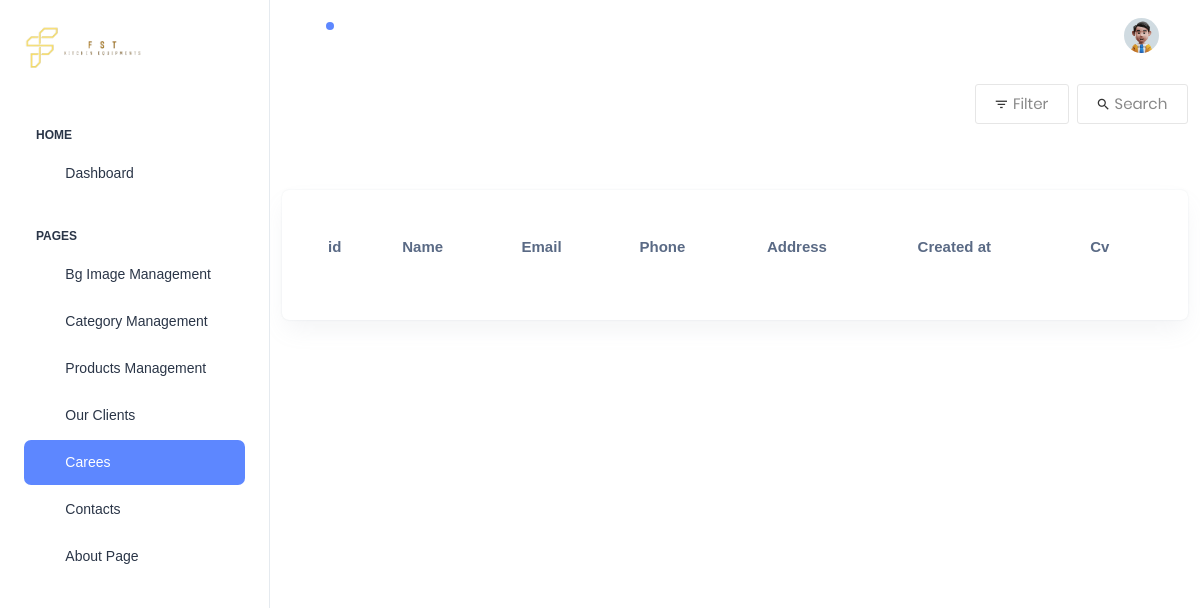
Page /dashboard/careers/ on the earlier database version.
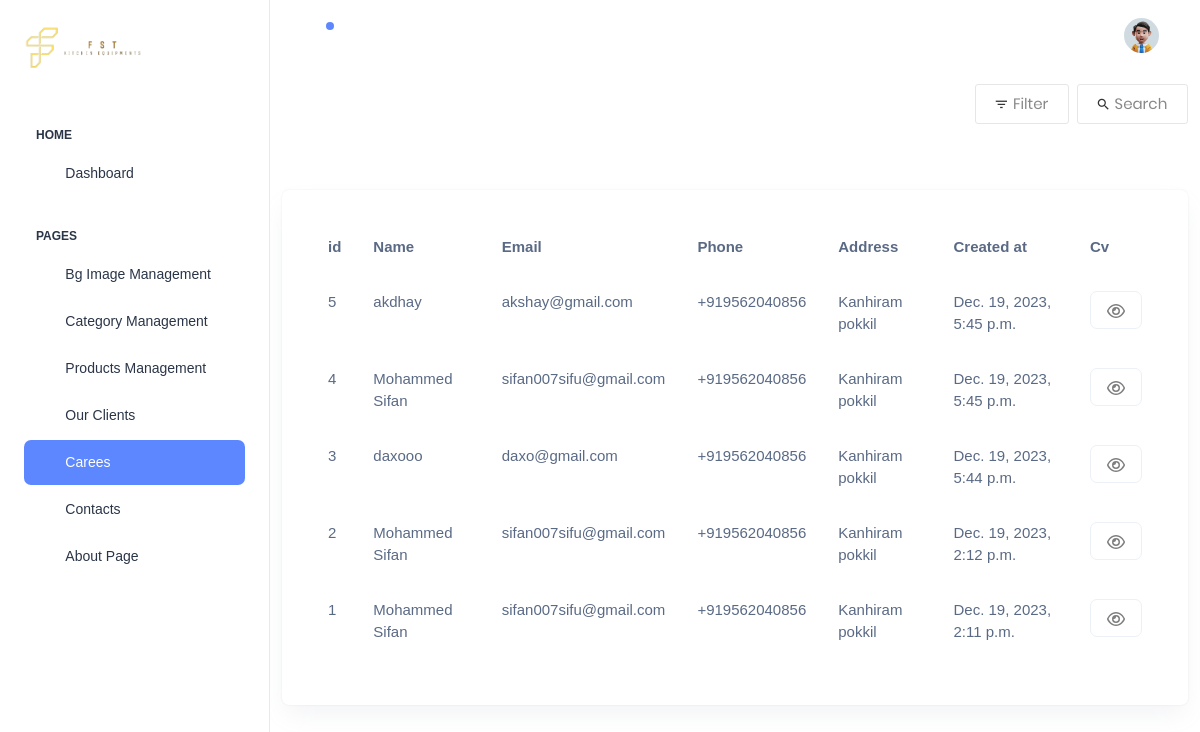
Same page on the later database version.
### dashboard/models.py (models this page shows)
class Careers(models.Model):
    name = models.CharField(max_length=250)
    email = models.EmailField()
    mobile_number = models.CharField(max_length=20, verbose_name="Mobile Number")
    cv = models.FileField(upload_to='cv/')
    address = models.TextField()
    created_at = models.DateTimeField(auto_now_add=True)

### dashboard/views.py (the view, shortened to what this page needs)
# urls.py: path('careers/',Careers_Dashboard.as_view(), name='Careers_Dashboard'),
class Careers_Dashboard(CustomAuthenticationForm, ListView):
    template_name = 'dashboard/career/career.html'
    context_object_name = 'data_list'
    model = Careers
    ordering = ['-created_at']
    def get(self, request, *args, **kwargs):
        if request.GET.get('methods') == 'search':
            query = request.GET.get('query')
            queryset = Careers.objects.filter(Q(name__icontains = query) | Q(email__icontains=query) | Q(mobile_number__icontains=query) | Q(address__icontains=query))
            return render(request, 'dashboard/career/search_data.html', {'data_list': queryset})
        return super().get(request, *args, **kwargs)

### templates/dashboard/career/career.html (shortened to what this page needs)
{% extends "dashboard/base.html" %}
{% load static %}
{% block body %}
<div class="page-wrapper" style='background-color: white;' id="main-wrapper" data-layout="vertical" data-navbarbg="skin6" data-sidebartype="full"
    data-sidebar-position="fixed" data-header-position="fixed">
    {% include "dashboard/sidebar.html" %}
    <div class="body-wrapper">
        {% include "dashboard/navbar.html" %}
        <div class="container" style="padding-top: 70px;">
            <div class="flex-w flex-sb-m p-b-52">
                <div class="flex-w flex-c-m m-tb-10">
                    <div class="flex-c-m stext-106 cl6 size-104 bor4 pointer hov-btn3 trans-04 m-r-8 m-tb-4 js-show-filter">
                        <i class="icon-filter cl2 m-r-6 fs-15 trans-04 zmdi zmdi-filter-list"></i>
                         Filter
                    </div>
                    <div class="flex-c-m stext-106 cl6 size-105 bor4 pointer hov-btn3 trans-04 m-tb-4 js-show-search">
                        <i class="icon-search cl2 m-r-6 fs-15 trans-04 zmdi zmdi-search"></i>
                        Search
                    </div>
                </div>
            </div>
            <div>
                <div class="col-12">
                    <div class="card recent-sales overflow-auto">
                        <div class="card-body">
                            <table class="table table-borderless datatable refresh" id="search-results">
                                <thead>
                                    <tr>
                                        <th scope="col">id</th>
                                        <th scope="col">Name</th>
                                        <th scope="col">Email</th>
                                        <th scope="col">Phone</th>
                                        <th scope="col">Address</th>
                                        <th scope="col">Created at</th>
                                        <th scope="col">Cv</th>
                                    </tr>
                                </thead>
                                {% for category in data_list %}
                                <tr>
                                    <td> {{category.id}} </td>
                                    <td> {{category.name}} </td>
                                    <td> {{category.email}} </td>
                                    <td> {{category.mobile_number}} </td>
                                    <td> {{category.address}} </td>
                                    <td> {{category.created_at}} </td>
                                    <td>
                                        {% if category.cv %}
                                            <a href="{{ category.cv.url }}" class='btn hov-btn3 border' target="_blank">
                                            </a>
                                        {% else %}
                                            No CV available
                                        {% endif %}
                                    </td>
                                </tr>
                                {% endfor %}
                            </table>
                        </div>
                    </div>
                </div>
            </div>
        </div>
    </div>
    {% endblock %}

### templates/dashboard/base.html (shortened to what this page needs)
{% load static %}
<!doctype html>
<html lang="en">
<head>
  <link rel="stylesheet" href="{% static "css/styles.min.css" %}" />
  <link rel="stylesheet" type="text/css" href="{%static 'fonts/iconic/css/material-design-iconic-font.min.css' %}">
<link rel="stylesheet" type="text/css" href="{%static 'css/util.css' %}">
<link rel="stylesheet" type="text/css" href="{%static 'css/main.css' %}">
</head>
<body>
    {% block body %}{% endblock body %}
</body>
</html>

### templates/dashboard/sidebar.html (shortened to what this page needs)
{% load static %}
<aside class="left-sidebar">
    <div>
      <div class="brand-logo d-flex align-items-center justify-content-between" >
        <a href="{%url 'DashboardHome' %}" class="text-nowrap logo-img" >
          <img src="{% static "images/logos/dark-logo.png" %}" width="120" alt="" />
        </a>
      </div>
      <nav class="sidebar-nav scroll-sidebar" data-simplebar="">
        <ul id="sidebarnav">
          <li class="nav-small-cap">
            <span class="hide-menu">Home</span>
          </li>
          <li class="sidebar-item">
            <a class="sidebar-link" href="{%url 'DashboardHome'%}" aria-expanded="false">
              <span>
                <i class="ti ti-layout-dashboard"></i>
              </span>
              <span class="hide-menu">Dashboard</span>
            </a>
          </li>
          <li class="nav-small-cap">
            <span class="hide-menu">Pages</span>
          </li>
          <li class="sidebar-item">
            <a class="sidebar-link" href="{%url 'BackgroudImages'%}" aria-expanded="false">
              <span>
                <i class="ti ti-article"></i>
              </span>
              <span class="hide-menu">Bg Image Management</span>
            </a>
          </li>
          <li class="sidebar-item">
            <a class="sidebar-link" href="{%url 'Category'%}" aria-expanded="false">
              <span>
                <i class="ti ti-file-description"></i>
              </span>
              <span class="hide-menu">Category Management</span>
            </a>
          </li>
          <li class="sidebar-item">
            <a class="sidebar-link" href="{%url 'Product'%}" aria-expanded="false">
              <span>
                <i class="ti ti-cards"></i>
              </span>
              <span class="hide-menu">Products Management</span>
            </a>
          </li>
          <li class="sidebar-item">
            <a class="sidebar-link" href="{%url 'Clients_View' %}" aria-expanded="false">
              <span>
                <i class="ti ti-file-description"></i>
              </span>
              <span class="hide-menu">Our Clients</span>
            </a>
          </li>
          <li class="sidebar-item">
            <a class="sidebar-link" href="{%url 'Careers_Dashboard'%}" aria-expanded="false">
              <span>
                <i class="ti ti-typography"></i>
              </span>
              <span class="hide-menu">Carees</span>
            </a>
          </li>
          <li class="sidebar-item">
            <a class="sidebar-link" href="{%url 'Contacts_dashboard'%}" aria-expanded="false">
              <span>
                <i class="ti ti-user-plus"></i>
              </span>
              <span class="hide-menu">Contacts</span>
            </a>
          </li>
          <li class="sidebar-item">
            <a class="sidebar-link" href="{%url 'About_Dashboard'%}" aria-expanded="false">
              <span>
                <i class="ti ti-typography"></i>
              </span>
              <span class="hide-menu">About Page</span>
            </a>
          </li>
        </ul>
      </nav>
    </div>
  </aside>

### templates/dashboard/navbar.html (shortened to what this page needs)
{% load static %}
<header class="app-header">
    <nav class="navbar navbar-expand-lg navbar-light">
      <ul class="navbar-nav">
        <li class="nav-item">
          <a class="nav-link nav-icon-hover" href="javascript:void(0)">
            <i class="ti ti-bell-ringing"></i>
            <div class="notification bg-primary rounded-circle"></div>
          </a>
        </li>
      </ul>
      <div class="navbar-collapse justify-content-end px-0" id="navbarNav">
        <ul class="navbar-nav flex-row ms-auto align-items-center justify-content-end">
          <li class="nav-item dropdown">
            <a class="nav-link nav-icon-hover" href="javascript:void(0)" id="drop2" data-bs-toggle="dropdown"
              aria-expanded="false">
              <img src="{% static "images/profile/user-1.jpg" %}" alt="" width="35" height="35" class="rounded-circle">
            </a>
          </li>
        </ul>
      </div>
    </nav>
  </header>

### static/css/main.css (style rules this page uses)
.container { max-width: 1380px; }
@media (max-width: 1600px) { .container { max-width: 1200px; } }
.cl2 { color: #333; }
.cl6 { color: #888; }
.stext-106 { font-family: Poppins-Regular; font-size: 15px; line-height: 1.2; }
.size-104 { min-width: 94px; height: 40px; }
.size-105 { min-width: 111px; height: 40px; }
.bor4 { border: 1px solid #e6e6e6; border-radius: 3px; }

Differences in the rows shown:
added Careers: id "5", name "akdhay", email "akshay@gmail.com", mobile_number "+919562040856", address "Kanhiram pokkil", created_at "Dec. 19, 2023, 5:45 p.m."
added Careers: id "4", name "Mohammed Sifan", email "sifan007sifu@gmail.com", mobile_number "+919562040856", address "Kanhiram pokkil", created_at "Dec. 19, 2023, 5:45 p.m."
added Careers: id "3", name "daxooo", email "daxo@gmail.com", mobile_number "+919562040856", address "Kanhiram pokkil", created_at "Dec. 19, 2023, 5:44 p.m."
added Careers: id "2", name "Mohammed Sifan", email "sifan007sifu@gmail.com", mobile_number "+919562040856", address "Kanhiram pokkil", created_at "Dec. 19, 2023, 2:12 p.m."
added Careers: id "1", name "Mohammed Sifan", email "sifan007sifu@gmail.com", mobile_number "+919562040856", address "Kanhiram pokkil", created_at "Dec. 19, 2023, 2:11 p.m."
